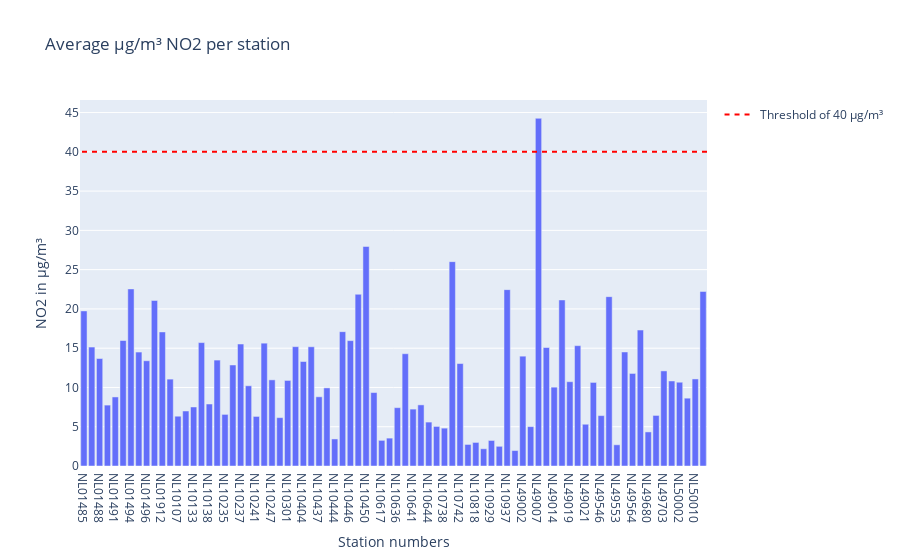
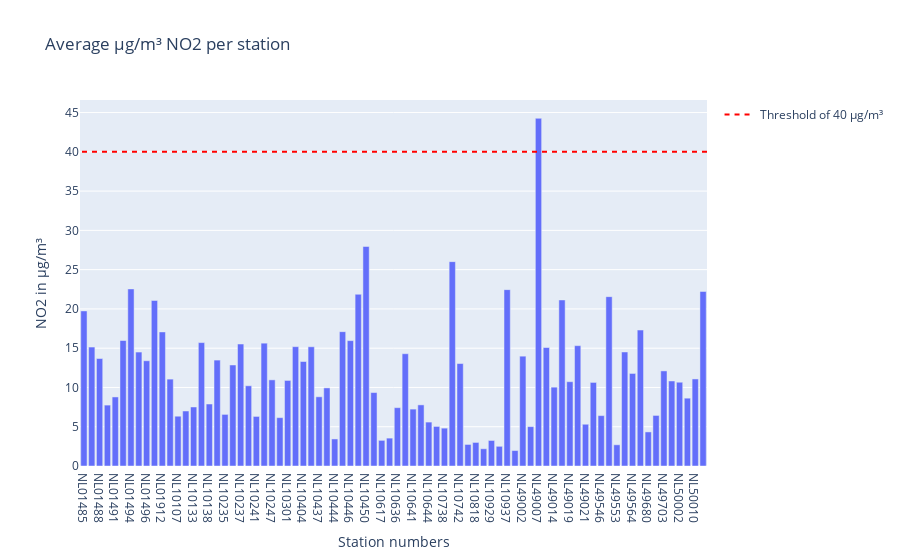

Write notebook code for charts like these, in order.
### Code cell
# create a bar chart representing the mean from every location alongside their measured value (raw data)
bar = px.bar(meanlocation, x='station_number' , y= 'value', title='Average µg/m³ NO2 per station')
bar.update_layout(yaxis_title='NO2 in µg/m³', xaxis_title= "Station numbers", barmode='group') 
bar.add_shape(
    legendrank=1,
    showlegend=True,
    type="line",
    xref="paper",
    line=dict(dash="5px", color='red'),
    x0=1,
    x1=0,
    y0=40,
    y1=40,
    name='Threshold of 40 µg/m³'
)

bar.show()

# create a bar chart representing the mean from every location alongside their measured value (clean data)
bar_NO2_clean = px.bar(meanlocation_clean, x='station_number' , y= 'value', title='Average µg/m³ NO2 per station')
bar_NO2_clean.update_layout(yaxis_title='NO2 in µg/m³', xaxis_title= "Station numbers", barmode='group') 
bar_NO2_clean.add_shape(
    legendrank=1,
    showlegend=True,
    type="line",
    xref="paper",
    line=dict(dash="5px", color='red'),
    x0=1,
    x1=0,
    y0=40,
    y1=40,
    name='Threshold of 40 µg/m³'
)

bar_NO2_clean.show()

### Figure 1 — Plotly figure (JSON) as saved in the notebook; plotly's stock layout.template omitted (floating-point values rounded to 4 significant figures)
{"data": [{"alignmentgroup": "True", "hovertemplate": "station_number=%{x}<br>value=%{y}<extra></extra>", "legendgroup": "", "marker": {"color": "#636efa", "pattern": {"shape": ""}}, "name": "", "offsetgroup": "", "orientation": "v", "showlegend": false, "textposition": "auto", "type": "bar", "x": ["NL01485", "NL01487", "NL01488", "NL01489", "NL01491", "NL01493", "NL01494", "NL01495", "NL01496", "NL01497", "NL01912", "NL01913", "NL10107", "NL10131", "NL10133", "NL10136", "NL10138", "NL10230", "NL10235", "NL10236", "NL10237", "NL10240", "NL10241", "NL10246", "NL10247", "NL10248", "NL10301", "NL10318", "NL10404", "NL10418", "NL10437", "NL10442", "NL10444", "NL10445", "NL10446", "NL10449", "NL10450", "NL10550", "NL10617", "NL10633", "NL10636", "NL10639", "NL10641", "NL10643", "NL10644", "NL10722", "NL10738", "NL10741", "NL10742", "NL10807", "NL10818", "NL10918", "NL10929", "NL10934", "NL10937", "NL10938", "NL49002", "NL49003", "NL49007", "NL49012", "NL49014", "NL49017", "NL49019", "NL49020", "NL49021", "NL49022", "NL49546", "NL49551", "NL49553", "NL49561", "NL49564", "NL49565", "NL49680", "NL49701", "NL49703", "NL49704", "NL50002", "NL50003", "NL50010", "NL54004"], "xaxis": "x", "y": [19.75, 15.15, 13.68, 7.754, 8.792, 15.98, 22.55, 14.51, 13.4, 21.08, 17.07, 11.06, 6.339, 7.003, 7.515, 15.71, 7.892, 13.49, 6.57, 12.86, 15.53, 10.21, 6.312, 15.64, 10.97, 6.156, 10.9, 15.19, 13.3, 15.18, 8.812, 9.946, 3.442, 17.1, 15.96, 21.86, 27.95, 9.35, 3.265, 3.55, 7.427, 14.3, 7.245, 7.782, 5.592, 5.039, 4.82, 26.02, 13.04, 2.744, 2.999, 2.192, 3.252, 2.507, 22.45, 1.968, 13.98, 5.017, 44.27, 15.08, 10.04, 21.14, 10.73, 15.32, 5.317, 10.64, 6.415, 21.56, 2.7, 14.52, 11.78, 17.31, 4.338, 6.438, 12.11, 10.82, 10.67, 8.636, 11.08, 22.22], "yaxis": "y"}], "layout": {"barmode": "group", "legend": {"tracegroupgap": 0}, "shapes": [{"legendrank": 1, "line": {"color": "red", "dash": "5px"}, "name": "Threshold of 40 µg/m³", "showlegend": true, "type": "line", "x0": 1, "x1": 0, "xref": "paper", "y0": 40, "y1": 40}], "title": {"text": "Average µg/m³ NO2 per station"}, "xaxis": {"anchor": "y", "domain": [0, 1], "title": {"text": "Station numbers"}}, "yaxis": {"anchor": "x", "domain": [0, 1], "title": {"text": "NO2 in µg/m³"}}}}

### Figure 2 — Plotly figure (JSON) as saved in the notebook; plotly's stock layout.template omitted (floating-point values rounded to 4 significant figures)
{"data": [{"alignmentgroup": "True", "hovertemplate": "station_number=%{x}<br>value=%{y}<extra></extra>", "legendgroup": "", "marker": {"color": "#636efa", "pattern": {"shape": ""}}, "name": "", "offsetgroup": "", "orientation": "v", "showlegend": false, "textposition": "auto", "type": "bar", "x": ["NL01485", "NL01487", "NL01488", "NL01489", "NL01491", "NL01493", "NL01494", "NL01495", "NL01496", "NL01497", "NL01912", "NL01913", "NL10107", "NL10131", "NL10133", "NL10136", "NL10138", "NL10230", "NL10235", "NL10236", "NL10237", "NL10240", "NL10241", "NL10246", "NL10247", "NL10248", "NL10301", "NL10318", "NL10404", "NL10418", "NL10437", "NL10442", "NL10444", "NL10445", "NL10446", "NL10449", "NL10450", "NL10550", "NL10617", "NL10633", "NL10636", "NL10639", "NL10641", "NL10643", "NL10644", "NL10722", "NL10738", "NL10741", "NL10742", "NL10807", "NL10818", "NL10918", "NL10929", "NL10934", "NL10937", "NL10938", "NL49002", "NL49003", "NL49007", "NL49012", "NL49014", "NL49017", "NL49019", "NL49020", "NL49021", "NL49022", "NL49546", "NL49551", "NL49553", "NL49561", "NL49564", "NL49565", "NL49680", "NL49701", "NL49703", "NL49704", "NL50002", "NL50003", "NL50010", "NL54004"], "xaxis": "x", "y": [19.75, 15.15, 13.68, 7.754, 8.792, 15.98, 22.55, 14.51, 13.4, 21.08, 17.07, 11.06, 6.339, 7.003, 7.515, 15.71, 7.892, 13.49, 6.57, 12.86, 15.53, 10.21, 6.312, 15.64, 10.97, 6.156, 10.9, 15.19, 13.3, 15.18, 8.812, 9.946, 3.442, 17.1, 15.96, 21.86, 27.95, 9.35, 3.265, 3.55, 7.427, 14.3, 7.245, 7.782, 5.592, 5.039, 4.82, 26.02, 13.04, 2.744, 2.999, 2.192, 3.252, 2.507, 22.45, 1.968, 13.98, 5.017, 44.27, 15.08, 10.04, 21.14, 10.73, 15.32, 5.317, 10.64, 6.415, 21.56, 2.7, 14.52, 11.78, 17.31, 4.338, 6.438, 12.11, 10.82, 10.67, 8.636, 11.08, 22.22], "yaxis": "y"}], "layout": {"barmode": "group", "legend": {"tracegroupgap": 0}, "shapes": [{"legendrank": 1, "line": {"color": "red", "dash": "5px"}, "name": "Threshold of 40 µg/m³", "showlegend": true, "type": "line", "x0": 1, "x1": 0, "xref": "paper", "y0": 40, "y1": 40}], "title": {"text": "Average µg/m³ NO2 per station"}, "xaxis": {"anchor": "y", "domain": [0, 1], "title": {"text": "Station numbers"}}, "yaxis": {"anchor": "x", "domain": [0, 1], "title": {"text": "NO2 in µg/m³"}}}}
